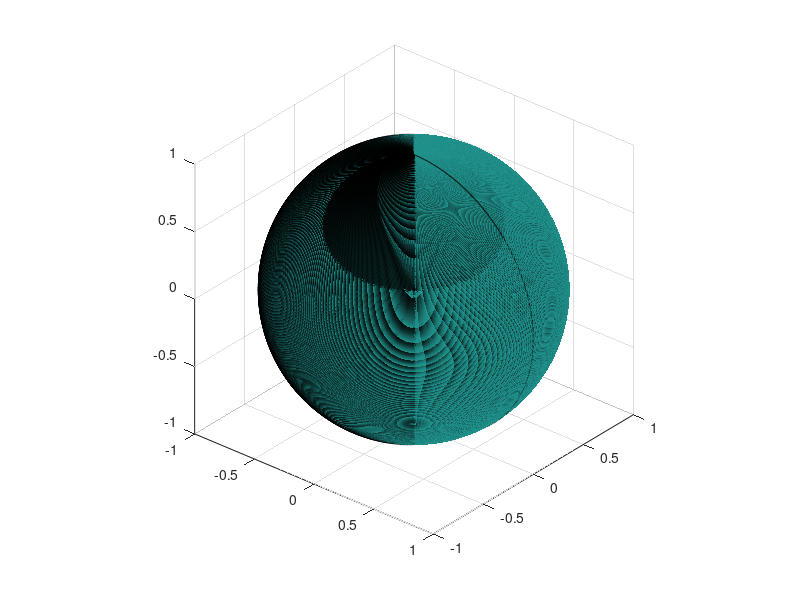

This chart was generated by the following MATLAB code: (Note: this script raises an error after producing the figure.)
%**************************************************************************
%
% Spherical Harmonic Plotter
%
% Adaoted from spharmPlot.m by Mengliu Zhao, last updated 20141203
%
%**************************************************************************

clear all
close all
clc

% Define theta and phi vectors
nPoints = 1000;
phiVec = linspace( 0, 2.*pi, nPoints );
thetaVec = linspace( 0, pi, round( nPoints./2 ) ); % Elevation [rad]
[ phi, theta ] = meshgrid( phiVec, thetaVec );

% Define indices to work with
n = 0;
m = 0; % |m| <= n

% set figure background to white
figure()
% Legendre polynomials
Pn_array = legendre( n, cos(theta(:,1)) );
Pn = Pn_array( abs(m)+1, :)';
Pn = repmat(Pn, [1, size(theta, 1)]);

% normalization constant
normFactor = sqrt( ...
    ( (2*n+1)/(4.*pi) ) .* (factorial(n-abs(m))/factorial(n+abs(m)) ) ...
    );

% base spherical harmonic function
Ymn = normFactor*Pn*exp( 1i.*m.*phi );

% map to sphere surface
r = ones( size(Ymn) );
x = abs(r).*sin(theta).*cos(phi);
y = abs(r).*sin(theta).*sin(phi);
z = abs(r).*cos(theta);

% visualization
harmonicPlot = surf(x, y, z, double(real(Ymn)));

% adjust camera view
view(40,30)
camlight left
camlight right
lighting none
axis equal

axis([-1, 1, -1, 1, -1, 1])

% map positive regions to red, negative regions to green
colormap(parula)

% hide edges
set(harmonicPlot, 'LineStyle','none')

grid off

% Labels
xlabel( '$x$', 'FontSize', 24 );
ylabel( '$y$', 'FontSize', 24 );
zlabel( '$z$', 'FontSize', 24 );
title( ['$m = ', num2str(m), '$, $n = ', num2str(n), '$' ], ...
    'FontSize', 28);
